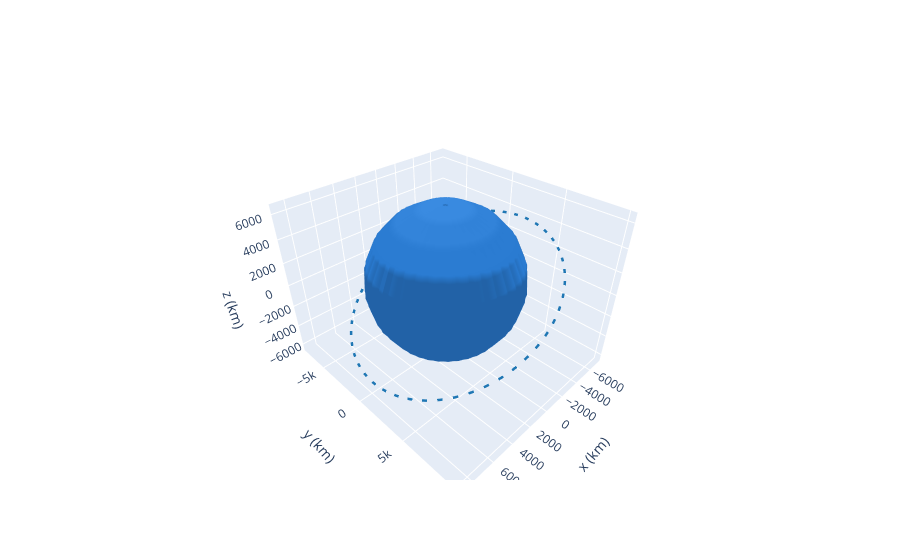

Here is the notebook cell this chart was saved with:
### Code cell
ss.plot(label="Sample orbit", use_3d=True, interactive=True)

### Figure 1 — Plotly figure (JSON) as saved in the notebook; plotly's stock layout.template omitted (floating-point values rounded to 4 significant figures; data arrays with more than 128 entries replaced by an {"elided": "..."} marker saying what was removed)
{"data": [{"cauto": false, "cmax": 1, "cmin": 1, "colorscale": [[0, "#2a7bd1"], [1, "#2a7bd1"]], "name": "Earth", "showscale": false, "type": "surface", "x": {"elided": "20x20 float values"}, "y": {"elided": "20x20 float values"}, "z": {"elided": "20x20 float values"}}, {"line": {"color": "rgb(31, 119, 180)", "dash": "dash", "width": 5}, "mode": "lines", "name": "2020-11-05 12:24 (Sample orbit)", "type": "scatter3d", "x": {"elided": "150 float values"}, "y": {"elided": "150 float values"}, "z": {"elided": "150 float values"}}, {"cauto": false, "cmax": 1, "cmin": 1, "colorscale": [[0, "rgb(31, 119, 180)"], [1, "rgb(31, 119, 180)"]], "name": "2020-11-05 12:24 (Sample orbit)", "showscale": false, "type": "surface", "x": {"elided": "20x20 float values"}, "y": {"elided": "20x20 float values"}, "z": {"elided": "20x20 float values"}}, {"cauto": false, "cmax": 1, "cmin": 1, "colorscale": [[0, "#2a7bd1"], [1, "#2a7bd1"]], "name": "Earth", "showscale": false, "type": "surface", "x": {"elided": "20x20 float values"}, "y": {"elided": "20x20 float values"}, "z": {"elided": "20x20 float values"}}], "layout": {"autosize": true, "scene": {"aspectmode": "data", "xaxis": {"title": {"text": "x (km)"}}, "yaxis": {"title": {"text": "y (km)"}}, "zaxis": {"title": {"text": "z (km)"}}}}}
